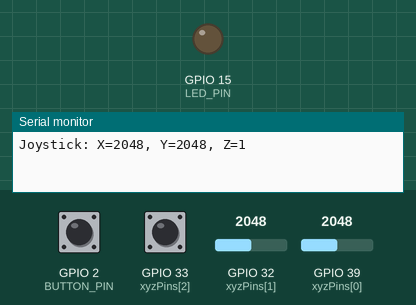
A sketch run on a simulated ESP32. Parts: output pins drawn as LEDs (lit = HIGH), the last lines printed to the serial monitor. The test bench sets the inputs (shaded band); at power-on: GPIO 2 (BUTTON_PIN) HIGH, GPIO 32 (xyzPins[1]) = 2048, GPIO 33 (xyzPins[2]) HIGH, GPIO 39 (xyzPins[0]) = 2048.

Above: at 1.2 s.
1.3 s: GPIO 2 (BUTTON_PIN) pulled LOW for 0.15 s
At 1.4 s:
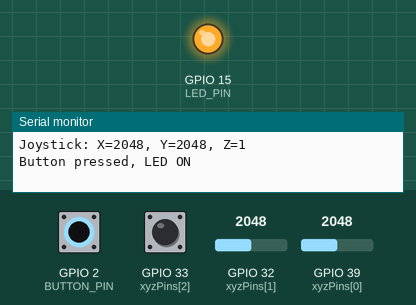
3.0 s: GPIO 2 (BUTTON_PIN) pulled LOW for 3.2 s
At 7.0 s:
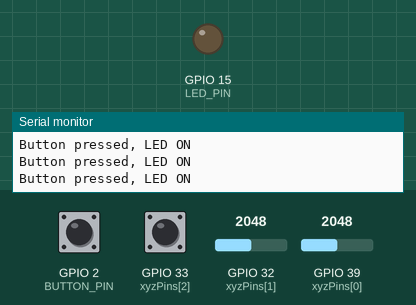
Timing chart, 0 to 8.5 s (numbered marks = the images above; inputs shaded):
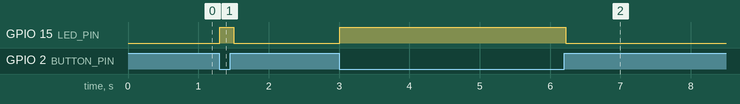

The sketch:

sketch.ino
```cpp
/*
  Combined Joystick and Button Example
  - Joystick X, Y, and SW are connected to pins 39, 32, and 33.
  - Pushbutton is connected to pin 2 (with internal pullup resistor).
  - LED is connected to pin 15 with a 220Ω resistor.
  - Prints out X, Y, Z values to Serial when joystick moves or switch is pressed.
  - Turns on LED when the button is pressed.
*/

// Joystick pins
int xyzPins[] = {39, 32, 33};  // X, Y, Z(switch) pins

// LED and button pins
#define BUTTON_PIN 2
#define LED_PIN 15

// Variables to store the previous values of X, Y, and Z to detect changes
int prevX = 0;
int prevY = 0;
int prevZ = 0;

void setup() {
  Serial.begin(9600);

  // Setup Joystick
  pinMode(xyzPins[2], INPUT_PULLUP);  // Pull-up resistor for the joystick switch

  // Setup Button and LED
  pinMode(BUTTON_PIN, INPUT_PULLUP);  // Button with internal pullup
  pinMode(LED_PIN, OUTPUT);           // LED pin as output
}

void loop() {
  // Read Joystick values
  int xVal = analogRead(xyzPins[0]);
  int yVal = analogRead(xyzPins[1]);
  int zVal = digitalRead(xyzPins[2]);

  // Read Button state
  int buttonState = digitalRead(BUTTON_PIN);

  // Only print the joystick values if there's a change in X, Y, or Z values
  if (xVal != prevX || yVal != prevY || zVal != prevZ) {
    Serial.printf("Joystick: X=%d, Y=%d, Z=%d\n", xVal, yVal, zVal);

    // Update the previous values with the current values
    prevX = xVal;
    prevY = yVal;
    prevZ = zVal;
  }

  // Control LED with the button
  if (!buttonState) {  // Button is pressed (LOW state)
    digitalWrite(LED_PIN, HIGH);  // Turn on LED
    Serial.println("Button pressed, LED ON");
  } else {
    digitalWrite(LED_PIN, LOW);  // Turn off LED
  }

  delay(100);  // Adjust delay as needed
}
```

Measured:
- after the input at 1.3 s, GPIO 15 (LED_PIN): LOW → HIGH at once, → LOW 0.20 s later
- after the input at 3.0 s, GPIO 15 (LED_PIN): LOW → HIGH at once, → LOW 3.2 s later
